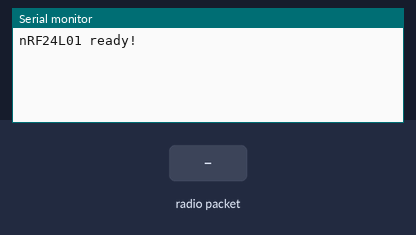
The sketch below on a simulated Arduino Uno, built with avr-gcc and run on an emulated ATmega328P. Parts: the last lines printed to the serial monitor. Inputs (shaded band) come from the test bench. No radio packets arrive unless stated.

Above: at 1.2 s.
1.3 s: radio packet "1" arrives
At 1.9 s:
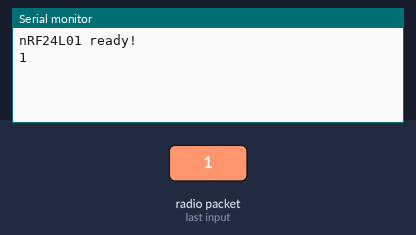
2.8 s: radio packet "0" arrives
At 4.0 s:
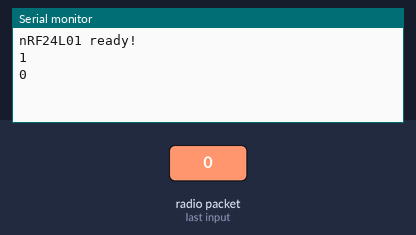
4.3 s: radio packet "2" arrives
At 5.3 s:
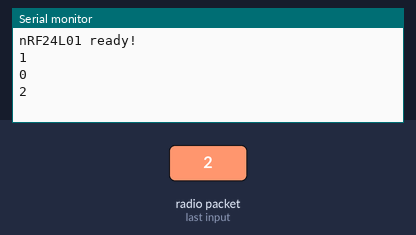

The sketch:

Topic1Rx.ino
```cpp
#include <SPI.h>
#include <RF24.h>

RF24 rf24(9,10);                 // CE, CSN
const byte addr[] = "1Node";
const byte pipe = 1;

const uint8_t GROUP = 20;        // <-- same group
const uint8_t CHANNEL = 129 - 2 * GROUP;

void setup() {
  Serial.begin(9600);  // for printing to the PC.
  rf24.begin();
  rf24.setChannel(CHANNEL);
  rf24.setPALevel(RF24_PA_MAX);
rf24.setDataRate(RF24_2MBPS);


  rf24.openReadingPipe(pipe, addr); // listen on address
  rf24.startListening();  // RX mode
  Serial.println("nRF24L01 ready!");
}

void loop() {
  if (rf24.available()) {
    char msg[32] = {0}; // RX buffer
    rf24.read(&msg, sizeof(msg));
    Serial.println(msg); // show it
  }
}
```

Measured:
- after the input at 1.3 s, the serial monitor: prints a new line at once (image 1)
- after the input at 2.8 s, the serial monitor: prints a new line at once (image 2)
- after the input at 4.3 s, the serial monitor: prints a new line at once (image 3)
